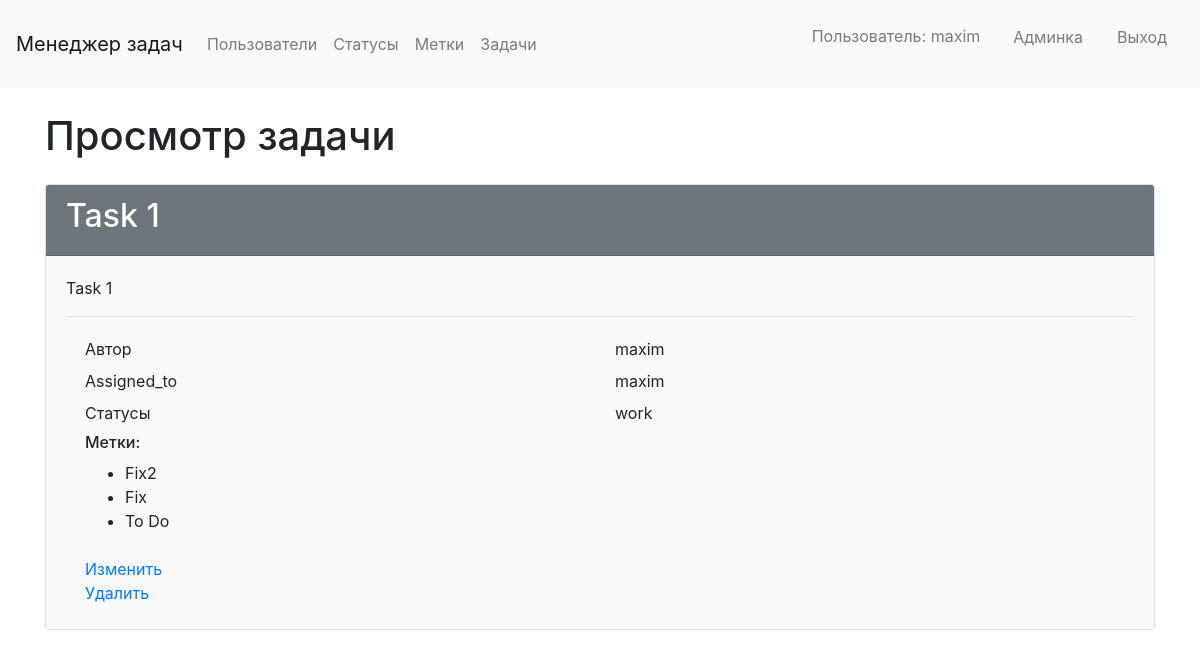
Page /task-manager/task/1/ (signed in) on the committed database.
### tasks/models.py (models this page shows, shortened)
class Task(models.Model):
    name = models.CharField(max_length=200)
    description = models.TextField(blank=True)
    status = models.ForeignKey(
        TaskStatus, default=get_default_status, on_delete=models.CASCADE
    )
    creator = models.ForeignKey(
        User, on_delete=models.SET_NULL, null=True, blank=True, related_name="creator"
    )
    assigned_to = models.ForeignKey(
        User,
        on_delete=models.SET_NULL,
        null=True,
        blank=True,
        related_name="assigned_to",
    )
    tags = models.ManyToManyField("Tag", blank=True, related_name="tasks")

class TaskStatus(models.Model):
    NEW = "new"
    WORK = "work"
    TEST = "test"
    DONE = "done"
    STATUS_OPTIONS = [
        (NEW, "New"),
        (WORK, "In work"),
        (TEST, "Testing"),
        (DONE, "Done"),
    ]
    name = models.CharField(
        max_length=4,
        choices=STATUS_OPTIONS,
        unique=True,
        default=NEW,
    )
    def __str__(self):
        return self.name

class Tag(models.Model):
    title = models.CharField(max_length=50, unique=True)

### tasks/views.py (the view)
# urls.py: path("task/<int:pk>/", views.TaskDetail.as_view(), name="task_detail_url"),
class TaskDetail(LoginRequiredMixin, generic.DetailView):
    model = Task
    template_name = "tasks/task_detail.html"

### tasks/templates/tasks/task_detail.html (shortened to what this page needs)
{% extends "tasks/base_tasks.html" %}
{% load i18n %}
{% block content %}
<div class="container wrapper flex-grow-1">
    <h1 class="my-4">
        {% trans 'Task view' %}
    </h1>
    <div class="card">
        <div class="card-header bg-secondary text-white">
            <h2>{{ task.name }}</h2>
        </div>
        <div class="card-body bg-light">
            <p>{{ task.description }}</p>
            <hr>
            <div class="container">
                <div class="row p-1">
                    <div class="col">{% trans 'Creator' %}</div>
                    <div class="col">{{ task.creator }}</div>
                </div>
                <div class="row p-1">
                    <div class="col">{% trans 'Assigned_to' %}</div>
                    <div class="col">{{ task.assigned_to }}</div>
                </div>
                <div class="row p-1">
                    <div class="col">{% trans 'Status' %}</div>
                    <div class="col">{{ task.status }}</div>
                </div>
                <div class="row p-1">
                    <div class="col">
                        <h6>{% trans 'Tags' %}:</h6>
                        <ul>
                            {% for tag in task.tags.all %}
                            <li>{{ tag.title }}</li>
                            {% endfor %}
                        </ul>
                    </div>
                </div>
                <div class="row p-1">
                    <div class="col">
                        <a href="{% url "tasks:task_update_url" task.id %}">{% trans 'Edit' %}</a>
                        <br>
                        <a href="{% url "tasks:task_delete_url" task.id %}">{% trans 'Delete' %}</a>
                    </div>
                </div>
            </div>
        </div>
    </div>
</div>
{% endblock %}

### templates/base.html (shortened to what this page needs)
<!DOCTYPE html>
{% load i18n %}
<html lang="en">
<head>
    <link rel="stylesheet" href="https://maxcdn.bootstrapcdn.com/bootstrap/4.5.2/css/bootstrap.min.css">
</head>
<body>
    <nav class="navbar navbar-expand-lg navbar-light bg-light mb-3">
        <a class="navbar-brand" href="/">{% trans 'Task manager' %}</a>
        <div class="collapse navbar-collapse">
            <ul class="navbar-nav mr-auto">
                <li class="nav-item">
                    <a class="nav-link" href="{% url 'tasks:users_list_url' %}">{% trans 'Users' %}</a>
                </li>
                {% if request.user.is_authenticated %}
                <li class="nav-item">
                    <a class="nav-link" href="{% url 'tasks:status_list_url' %}">{% trans 'Status' %}</a>
                </li>
                <li class="nav-item">
                    <a class="nav-link" href="{% url 'tasks:tags_list_url' %}">{% trans 'Tags' %}</a>
                </li>
                <li class="nav-item">
                    <a class="nav-link" href="{% url 'tasks:tasks_list_url' %}">{% trans 'Tasks' %}</a>
                </li>
                {% endif %}
            </ul>
            <ul class="navbar-nav">
                {% if request.user.is_authenticated %}
                <li class="nav-link">
                    <p class="nav-link">{% trans 'User' %}: {{ user.get_username }}</p>
                </li>
                {% if request.user.is_authenticated and request.user.is_staff %}
                <li class="nav-link">
                    <a class="btn nav-link" href="/admin">{% trans 'Admin panel' %}</a>
                </li>
                {% endif %}
                <li class="btn nav-link">
                    <a class="nav-link" href="{% url 'logout' %}">{% trans 'Log out' %}</a>
                </li>
                {% endif %}
            </ul>
        </div>
    </nav>
    <div>
        {% block content %}{% endblock %}
    </div>
</body>
</html>

### rows in the picture
Task: name "Task 1", description "Task 1", creator "maxim", assigned_to "maxim", status "work"
Tag: title "Fix2"
Tag: title "Fix"
Tag: title "To Do"

### other values in the picture
{{ user.get_username }} "maxim"
